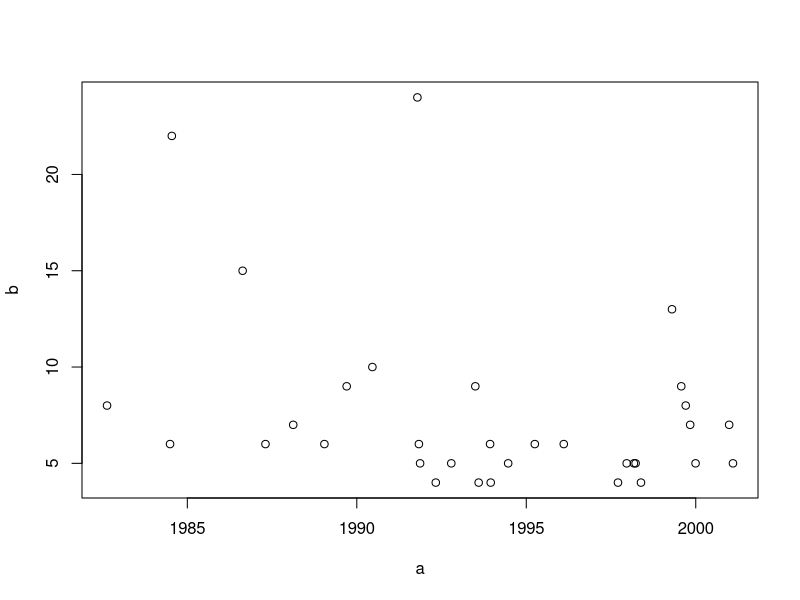
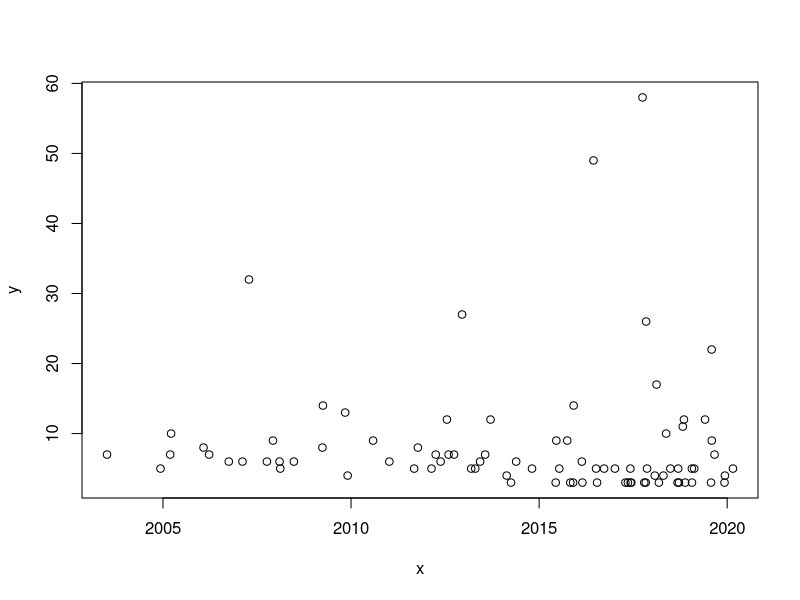

These figures' R source, in order:
## ---- chunk 1
shootings.dataset<-read.csv("data.csv") #importing the dataset 
## ---- chunk 2
# install.packages('dplyr') this package contains the mutate function which we used below 

library(dplyr)

shootings.dataset <- mutate(shootings.dataset, date= as.Date(date, format = "%m/%d/%Y"))
shootings.dataset$date # converting the dates in the data set to actual dates in R
## ---- chunk 3
a <- shootings.dataset[86:118, 3]

b <- shootings.dataset[86:118, 5]

plot(a, b)
## ---- chunk 4
x <- shootings.dataset[1:85, 3]

y <- shootings.dataset[1:85, 5]

plot(x, y)
## ---- chunk 5
# plot both graphs here
